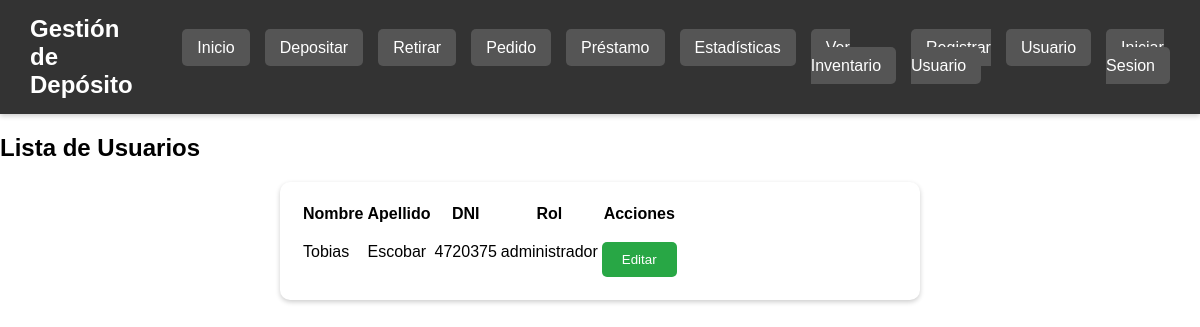
Before: /usuarios with the older database file.
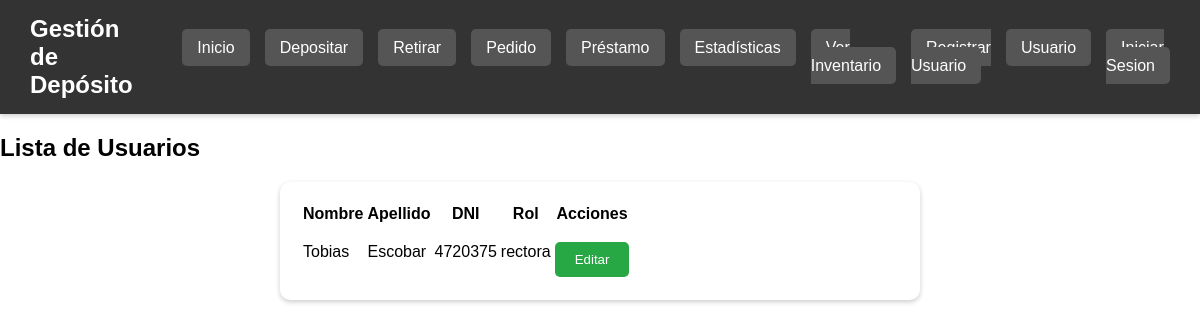
After: the same page with the newer database file.
### tables this page shows
CREATE TABLE "Usuarios" (
    id INTEGER PRIMARY KEY AUTOINCREMENT,
    nombre TEXT NOT NULL,
    apellido TEXT NOT NULL,
    dni TEXT UNIQUE NOT NULL,
    rol TEXT NOT NULL CHECK(rol IN ('rectora', 'administrador')),
    contraseña TEXT NOT NULL
);

### app.py (the view)
@app.route('/usuarios')
def usuarios():
    conn = conectar_bd()
    cursor = conn.cursor()
    cursor.execute("SELECT nombre, apellido, dni, rol, id FROM Usuarios")
    usuarios = cursor.fetchall()
    conn.close()
    print(usuarios)  # 🛠️ Esto imprimirá los datos en la consola
    return render_template("usuarios.html", usuarios=usuarios)

### app.py (called while the page is built)
def conectar_bd():
    return sqlite3.connect("inventario_colegio.db")

### templates/usuarios.html (shortened to what this page needs)
<!DOCTYPE html>
<html lang="es">
<head>
    <link rel="stylesheet" href="{{ url_for('static', filename='styles.css') }}">
</head>
<body>
    {% include 'header.html' %}
    <h2>Lista de Usuarios</h2>
    <main>
        <table>
            <tr>
                <th>Nombre</th>
                <th>Apellido</th>
                <th>DNI</th>
                <th>Rol</th>
                <th>Acciones</th>
            </tr>
            {% for usuario in usuarios %}
            <tr>
                <td>{{ usuario[0] }}</td>
                <td>{{ usuario[1] }}</td>
                <td>{{ usuario[2] }}</td>
                <td>{{ usuario[3] }}</td>
                <td>
                    <button onclick="abrirModal({{ usuario[4] }}, '{{ usuario[0] }}', '{{ usuario[1] }}', '{{ usuario[2] }}', '{{ usuario[3] }}')">Editar</button>
                </td>
            </tr>
            {% endfor %}
        </table>
    </main>
</body>
</html>

Changed rows visible on the page:
changed Usuarios "Tobias": rol "administrador" → "rectora"
